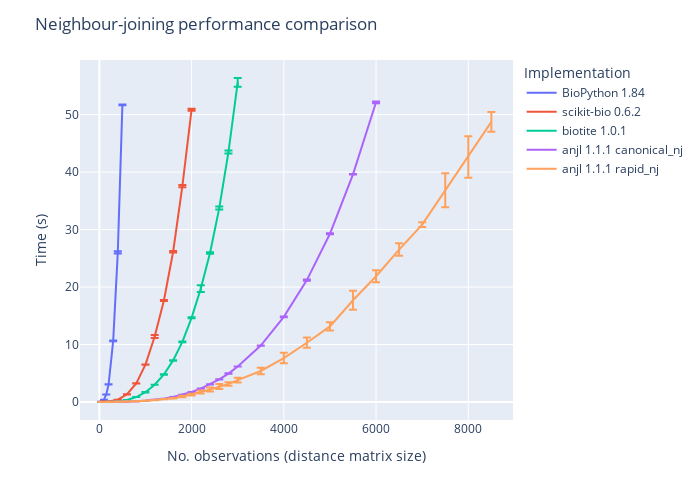

Notebook cell for this chart:
### Markdown cell above
# Benchmark

Here is a performance comparison between `anjl` and other currently available implementations of neighbour-joining in Python.

### Code cell
import pandas as pd
import plotly.express as px

df_results = pd.read_csv("../benchmark/results.csv")
df_plot = (
    df_results.groupby(["implementation", "size"])
    .agg(
        time_mean=("time", "mean"),
        time_std=("time", "std"),
    )
    .reset_index()
)
fig = px.line(
    df_plot,
    x="size",
    y="time_mean",
    error_y="time_std",
    width=700,
    height=500,
    color="implementation",
    category_orders=dict(
        implementation=[
            "BioPython 1.84",
            "scikit-bio 0.6.2",
            "biotite 1.0.1",
            "anjl 1.1.1 canonical_nj",
            "anjl 1.1.1 rapid_nj",
        ]
    ),
)
fig.update_layout(
    title="Neighbour-joining performance comparison",
    xaxis_title="No. observations (distance matrix size)",
    yaxis_title="Time (s)",
    legend_title="Implementation",
)
fig

### Figure 1 — Plotly figure (JSON) as saved in the notebook; plotly's stock layout.template omitted (floating-point values rounded to 4 significant figures)
{"data": [{"error_y": {"array": [0.002342, 0.004095, 0.007318, 0.02174, 0.05007, 0.1992, 0.0656]}, "hovertemplate": "implementation=BioPython 1.84<br>size=%{x}<br>time_mean=%{y}<extra></extra>", "legendgroup": "BioPython 1.84", "line": {"color": "#636efa", "dash": "solid"}, "marker": {"symbol": "circle"}, "mode": "lines", "name": "BioPython 1.84", "orientation": "v", "showlegend": true, "type": "scatter", "x": [50, 100, 150, 200, 300, 400, 500], "xaxis": "x", "y": [0.05434, 0.398, 1.303, 3.045, 10.63, 26.02, 51.7], "yaxis": "y"}, {"error_y": {"array": [0.009485, 0.0009209, 0.004008, 0.001667, 0.002779, 0.01896, 0.01561, 0.0186, 0.2518, 0.07639, 0.1221, 0.1979, 0.1727]}, "hovertemplate": "implementation=scikit-bio 0.6.2<br>size=%{x}<br>time_mean=%{y}<extra></extra>", "legendgroup": "scikit-bio 0.6.2", "line": {"color": "#EF553B", "dash": "solid"}, "marker": {"symbol": "circle"}, "mode": "lines", "name": "scikit-bio 0.6.2", "orientation": "v", "showlegend": true, "type": "scatter", "x": [50, 100, 150, 200, 400, 600, 800, 1000, 1200, 1400, 1600, 1800, 2000], "xaxis": "x", "y": [0.0187, 0.03048, 0.05869, 0.09025, 0.3975, 1.344, 3.233, 6.511, 11.38, 17.66, 26.15, 37.56, 50.85], "yaxis": "y"}, {"error_y": {"array": [6.332e-05, 8.631e-05, 0.0006129, 0.001165, 0.004184, 0.009431, 0.003699, 0.03309, 0.01035, 0.02409, 0.03979, 0.08084, 0.07867, 0.5758, 0.1329, 0.2594, 0.2515, 0.7676]}, "hovertemplate": "implementation=biotite 1.0.1<br>size=%{x}<br>time_mean=%{y}<extra></extra>", "legendgroup": "biotite 1.0.1", "line": {"color": "#00cc96", "dash": "solid"}, "marker": {"symbol": "circle"}, "mode": "lines", "name": "biotite 1.0.1", "orientation": "v", "showlegend": true, "type": "scatter", "x": [50, 100, 150, 200, 400, 600, 800, 1000, 1200, 1400, 1600, 1800, 2000, 2200, 2400, 2600, 2800, 3000], "xaxis": "x", "y": [0.0006151, 0.001988, 0.005505, 0.013, 0.09611, 0.3514, 0.8578, 1.698, 3.008, 4.784, 7.237, 10.46, 14.65, 19.74, 25.93, 33.74, 43.5, 55.6], "yaxis": "y"}, {"error_y": {"array": [2.093e-05, 0.0001677, 0.0004758, 0.0001524, 0.0001727, 0.003009, 0.0007297, 0.001155, 0.02145, 0.003282, 0.00358, 0.004912, 0.01148, 0.01066, 0.01189, 0.01705, 0.04908, 0.005012, 0.02459, 0.06078, 0.09976, 0.08597, 0.04842, 0.154]}, "hovertemplate": "implementation=anjl 1.1.1 canonical_nj<br>size=%{x}<br>time_mean=%{y}<extra></extra>", "legendgroup": "anjl 1.1.1 canonical_nj", "line": {"color": "#ab63fa", "dash": "solid"}, "marker": {"symbol": "circle"}, "mode": "lines", "name": "anjl 1.1.1 canonical_nj", "orientation": "v", "showlegend": true, "type": "scatter", "x": [50, 100, 150, 200, 400, 600, 800, 1000, 1200, 1400, 1600, 1800, 2000, 2200, 2400, 2600, 2800, 3000, 3500, 4000, 4500, 5000, 5500, 6000], "xaxis": "x", "y": [0.0001506, 0.0005741, 0.001796, 0.002787, 0.01621, 0.05111, 0.111, 0.2114, 0.3756, 0.5742, 0.86, 1.253, 1.748, 2.332, 3.066, 3.934, 4.949, 6.166, 9.826, 14.82, 21.21, 29.27, 39.61, 52.15], "yaxis": "y"}, {"error_y": {"array": [0.0001382, 8.088e-05, 0.0001576, 0.001049, 0.002808, 0.003542, 0.009489, 0.01243, 0.01486, 0.02856, 0.0409, 0.1283, 0.1516, 0.2716, 0.3503, 0.4285, 0.305, 0.4165, 0.5724, 0.9116, 0.8898, 0.7126, 1.655, 1.035, 1.078, 0.4155, 2.955, 3.602, 1.71]}, "hovertemplate": "implementation=anjl 1.1.1 rapid_nj<br>size=%{x}<br>time_mean=%{y}<extra></extra>", "legendgroup": "anjl 1.1.1 rapid_nj", "line": {"color": "#FFA15A", "dash": "solid"}, "marker": {"symbol": "circle"}, "mode": "lines", "name": "anjl 1.1.1 rapid_nj", "orientation": "v", "showlegend": true, "type": "scatter", "x": [50, 100, 150, 200, 400, 600, 800, 1000, 1200, 1400, 1600, 1800, 2000, 2200, 2400, 2600, 2800, 3000, 3500, 4000, 4500, 5000, 5500, 6000, 6500, 7000, 7500, 8000, 8500], "xaxis": "x", "y": [0.0005791, 0.001542, 0.003126, 0.006106, 0.02784, 0.07016, 0.1289, 0.2101, 0.3286, 0.5045, 0.6714, 0.9494, 1.283, 1.743, 2.168, 2.699, 3.133, 3.802, 5.396, 7.64, 10.31, 13.16, 17.7, 21.88, 26.52, 30.87, 36.82, 42.62, 48.74], "yaxis": "y"}], "layout": {"height": 500, "legend": {"title": {"text": "Implementation"}, "tracegroupgap": 0}, "margin": {"t": 60}, "title": {"text": "Neighbour-joining performance comparison"}, "width": 700, "xaxis": {"anchor": "y", "autorange": true, "domain": [0, 1], "range": [-419.4, 8969.0], "title": {"text": "No. observations (distance matrix size)"}, "type": "linear"}, "yaxis": {"anchor": "x", "autorange": true, "domain": [0, 1], "range": [-3.132, 59.5], "title": {"text": "Time (s)"}, "type": "linear"}}}
